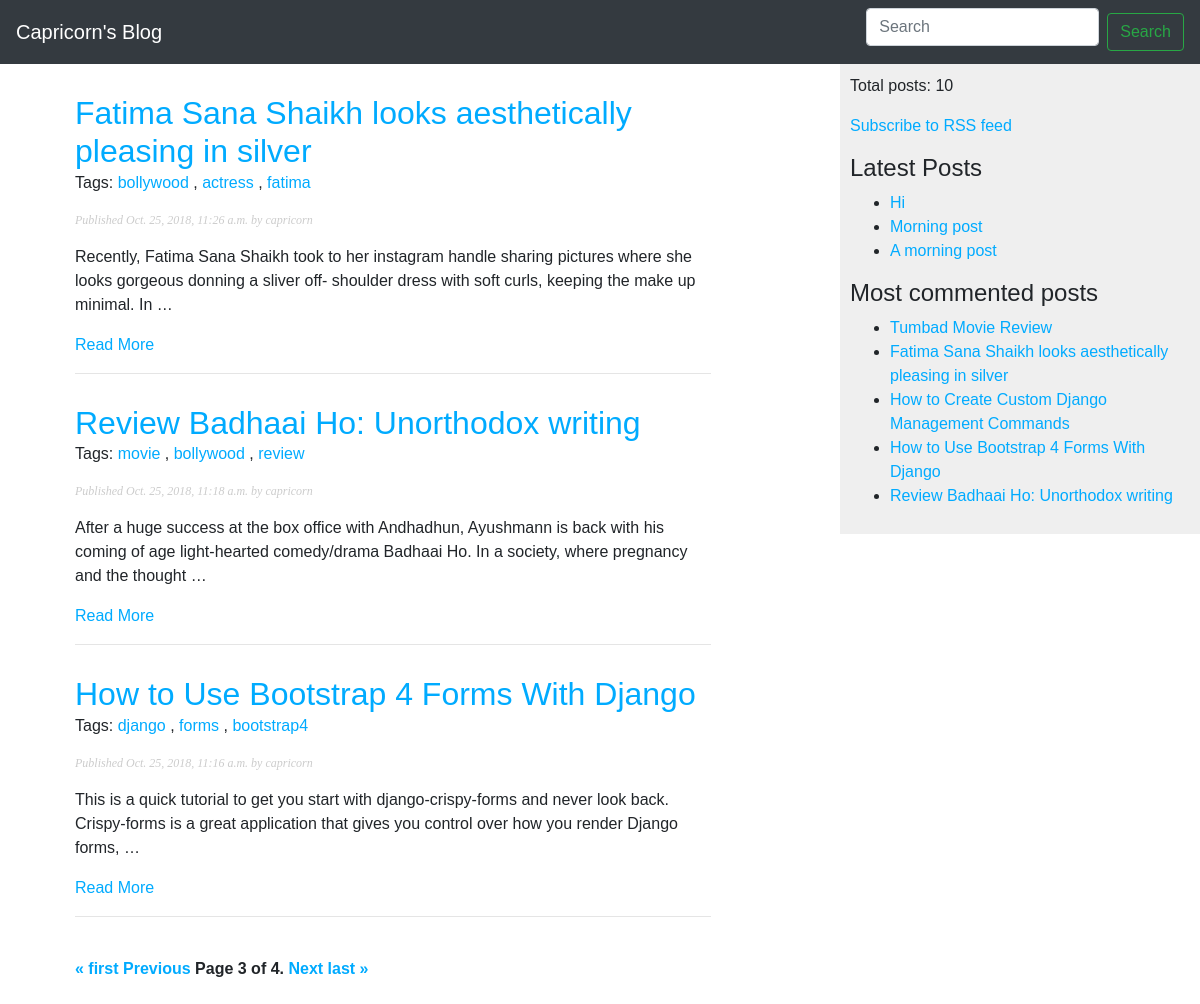
/?page=3, run on the app's committed database.
### blog/models.py (models this page shows, shortened)
class Post(models.Model):
    STATUS_CHOICE = (
        ('draft', 'Draft'),
        ('published', 'Published'),
    )
    title = models.CharField(max_length=250)
    slug = models.SlugField(max_length=250, unique_for_date='publish', blank=True, null=False)
    author = models.ForeignKey(User, on_delete=models.CASCADE, related_name='blog_posts')
    body = models.TextField()
    publish = models.DateTimeField(default=timezone.now)
    created = models.DateTimeField(auto_now_add=True)
    updated = models.DateTimeField(auto_now=True)
    status = models.CharField(max_length=10, choices=STATUS_CHOICE, default='draft')
    objects = models.Manager()  # default manager
    published = PublishedManager()  # custom manager
    tags = TaggableManager()
    class Meta:
        ordering = ('-publish',)
    def get_absolute_url(self):
        return reverse('blog:post_detail', args=[
            self.publish.year,
            self.publish.month,
            self.publish.day,
            self.slug
        ])

### blog/views.py (the view)
# urls.py: path('', views.post_list, name='post_list'),
def post_list(request, tag_slug=None):
    posts = Post.published.all()
    tag = None
    if tag_slug:
        tag = get_object_or_404(Tag, slug=tag_slug)
        posts = posts.filter(tags__in=[tag])
    paginator = Paginator(posts, 3)  # 3 posts in each page
    page = request.GET.get('page')
    try:
        posts = paginator.page(page)
    except PageNotAnInteger:
        posts = paginator.page(1)
    except EmptyPage:
        posts = paginator.page(paginator.num_pages)
    template = 'blog/post/list.html'
    context = {
        'posts': posts,
        'page': page,
        'tag': tag
    }
    return render(request, template_name=template, context=context)

### blog/models.py (called while the page is built)
    def get_queryset(self):
        return super().get_queryset().filter(status='published')

### blog/templatetags/blog_tags.py (called while the page is built)
@register.simple_tag
def total_posts():
    return Post.published.count()

@register.inclusion_tag('blog/snippets/latest_posts.html')
def show_latest_posts(count=5):
    latest_posts = Post.published.order_by('-publish')[:count]
    return {'latest_posts': latest_posts}

@register.simple_tag
def get_most_commented_posts(count=5):
    return Post.published.annotate(total_comments=Count('comments')).order_by('-total_comments')[:count]

@register.filter(name='markdown')
def markdown_format(text):
    return mark_safe(markdown.markdown(text))

### blog/templates/blog/post/list.html (shortened to what this page needs)
{% extends 'blog/base.html' %}
{% load blog_tags %}
{% block content %}
    {% for post in posts %}
        <h2><a href="{{ post.get_absolute_url }}">{{ post.title }}</a></h2>
        <p class="tags">
            Tags:
            {% for tag in post.tags.all %}
                <a href="{% url 'blog:post_list_by_tag' tag.slug %}">{{ tag.name }}</a>
                {% if not forloop.last %}, {% endif %}
            {% endfor %}
        </p>
        <p class="date">Published {{ post.publish }} by {{ post.author }}</p>
        {{ post.body|truncatewords:30|markdown }}
        <p><a href="{{ post.get_absolute_url }}">Read More</a></p>
        <hr>
    {% endfor %}
    {% include "blog/snippets/pagination.html" with page=posts %}
{% endblock %}

### blog/templates/blog/base.html (shortened to what this page needs)
{% load blog_tags %}
{% load static %}
<!DOCTYPE html>
<html lang="en">
<head>
    <link rel="stylesheet" href="https://stackpath.bootstrapcdn.com/bootstrap/4.1.3/css/bootstrap.min.css"
>
    <link rel="stylesheet" href="{% static 'css/blog_app.css' %}">
</head>
<body>
<nav class="navbar navbar-dark bg-dark">
    <a href="{% url 'blog:post_list' %}" class="navbar-brand">Capricorn's Blog</a>
    <form class="form-inline" method="get" action="{% url 'blog:post_search' %}">
        <input class="form-control mr-sm-2" name="query" type="search" placeholder="Search" aria-label="Search">
        <button class="btn btn-outline-success my-2 my-sm-0" type="submit">Search</button>
    </form>
</nav>
<div class="container">
    <div id="content">
        {% block content %}
        {% endblock %}
    </div>
</div>
<div id="sidebar">
    <p>Total posts: {% total_posts %}</p>
    <p><a href="{% url 'blog:post_feed' %}">Subscribe to RSS feed</a></p>
    <h4>Latest Posts</h4>
    {% show_latest_posts 3 %}
    <h4>Most commented posts</h4>
    {% get_most_commented_posts as most_commented_posts %}
    <ul>
        {% for post in most_commented_posts %}
            <li><a href="{{ post.get_absolute_url }}">{{ post.title }}</a></li>
        {% endfor %}
    </ul>
</div>
</body>
</html>

### blog/templates/blog/snippets/latest_posts.html
<ul>
    {% for post in latest_posts %}
        <li><a href="{{ post.get_absolute_url }}">{{ post.title }}</a></li>
    {% endfor %}
</ul>

### blog/static/css/blog_app.css (style rules this page uses)
body { margin:0; padding:0; font-family:helvetica, sans-serif; }
a { color:#00abff; text-decoration:none; }
h2 { font-weight:normal; margin:30px 0 0; }
#content { float:left; width:60%; padding:0 0 0 30px; }
#sidebar { float:right; width:30%; padding:10px; background:#efefef; height:100%; }
p.date { color:#ccc; font-family: georgia, serif; font-size: 12px; font-style: italic; }
input, textarea { clear:both; float:left; margin:0 0 10px; background:#ededed; border:0; padding:6px 10px; font-size:12px; }

### data on the page
Post: title "Fatima Sana Shaikh looks aesthetically pleasing in silver", publish "Oct. 25, 2018, 11:26 a.m.", author "capricorn", body "Recently, Fatima Sana Shaikh took to her instagram handle sharing pictures where she looks gorgeous donning a sliver off- shoulder dress with soft curls, keeping the make up minimal. In …"
Tag: name "bollywood"
Tag: name "actress"
Tag: name "fatima"
Post: title "Review Badhaai Ho: Unorthodox writing", publish "Oct. 25, 2018, 11:18 a.m.", author "capricorn", body "After a huge success at the box office with Andhadhun, Ayushmann is back with his coming of age light-hearted comedy/drama Badhaai Ho. In a society, where pregnancy and the thought …"
Tag: name "movie"
Tag: name "review"
Post: title "How to Use Bootstrap 4 Forms With Django", publish "Oct. 25, 2018, 11:16 a.m.", author "capricorn", body "This is a quick tutorial to get you start with django-crispy-forms and never look back. Crispy-forms is a great application that gives you control over how you render Django forms, …"
Tag: name "django"
Tag: name "forms"
Tag: name "bootstrap4"
Post: title "Hi"
Post: title "Morning post"
Post: title "A morning post"
Post: title "Tumbad Movie Review"
Post: title "How to Create Custom Django Management Commands"

### other printed values
{{ page.number }} "3"
{{ page.paginator.num_pages }} "4"
